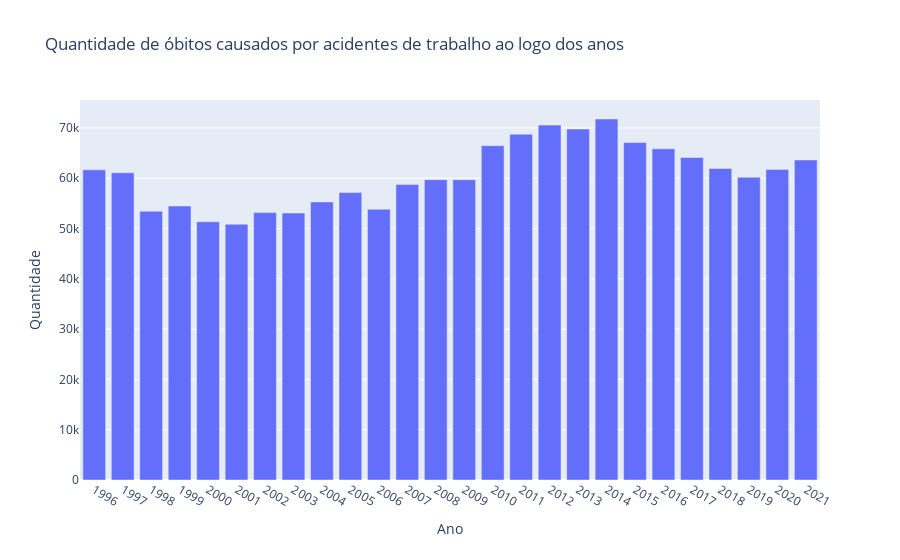

This figure's notebook cell:
### Code cell
# Histograma
fig = px.bar(accident_deaths_counts, x = 'ANOOBITO', y = 'QTD', title='Quantidade de óbitos causados por acidentes de trabalho ao logo dos anos')
fig.update_xaxes(title_text = "Ano")
fig.update_yaxes(title_text = "Quantidade")
fig.show()

### Figure 1 — Plotly figure (JSON) as saved in the notebook; plotly's stock layout.template omitted (floating-point values rounded to 4 significant figures)
{"data": [{"alignmentgroup": "True", "hovertemplate": "ANOOBITO=%{x}<br>QTD=%{y}<extra></extra>", "legendgroup": "", "marker": {"color": "#636efa", "pattern": {"shape": ""}}, "name": "", "offsetgroup": "", "orientation": "v", "showlegend": false, "textposition": "auto", "type": "bar", "x": ["1996", "1997", "1998", "1999", "2000", "2001", "2002", "2003", "2004", "2005", "2006", "2007", "2008", "2009", "2010", "2011", "2012", "2013", "2014", "2015", "2016", "2017", "2018", "2019", "2020", "2021"], "xaxis": "x", "y": [61666, 61088, 53443, 54478, 51340, 50849, 53163, 53081, 55292, 57140, 53836, 58737, 59710, 59691, 66475, 68742, 70559, 69783, 71774, 67083, 65845, 64116, 61932, 60199, 61738, 63629], "yaxis": "y"}], "layout": {"barmode": "relative", "legend": {"tracegroupgap": 0}, "title": {"text": "Quantidade de óbitos causados por acidentes de trabalho ao logo dos anos"}, "xaxis": {"anchor": "y", "domain": [0, 1], "title": {"text": "Ano"}}, "yaxis": {"anchor": "x", "domain": [0, 1], "title": {"text": "Quantidade"}}}}
